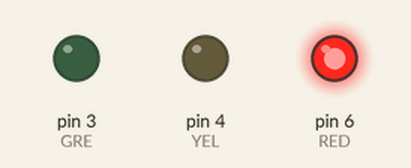
A sketch run on a simulated Arduino Uno, built with avr-gcc and run on an emulated ATmega328P. On the bench: output pins drawn as LEDs (lit = HIGH).

Above: at 1.0 s.
At 3.0 s:
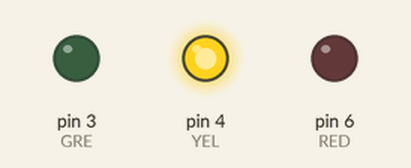
At 5.0 s:
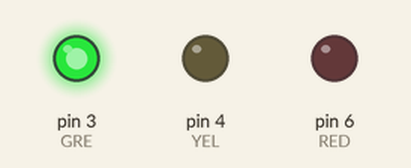
Timing chart, 0 to 7.8 s (numbered marks = the images above):
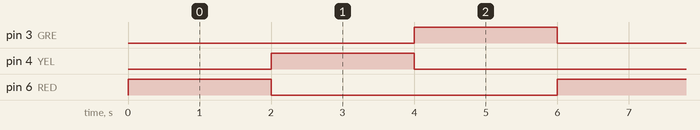

The sketch:

sketch.ino
```cpp
#include <SoftwareSerial.h>

int RED = 6;
int YEL = 4;
int GRE = 3;

void setup(){
  pinMode(RED, OUTPUT);
  pinMode(YEL, OUTPUT);
  pinMode(GRE, OUTPUT);
}

void loop(){
  digitalWrite(RED, HIGH);
  digitalWrite(YEL, LOW);
  digitalWrite(GRE, LOW);
  delay(2000);

  digitalWrite(RED, LOW);
  digitalWrite(YEL, HIGH);
  digitalWrite(GRE, LOW);
  delay(2000);

  digitalWrite(RED, LOW);
  digitalWrite(YEL, LOW);
  digitalWrite(GRE, HIGH);
  delay(2000);
}
```

Measured:
- by itself, pin 3 (GRE), pin 4 (YEL), pin 6 (RED): alternates HIGH for 2.0 s and LOW for 4.0 s
- by itself, everything shown: repeats every 6.0 s, in 3 steps
